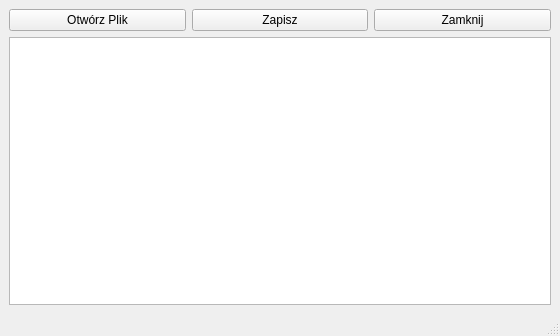
<ui version="4.0" >
 <class>notatnik</class>
 <widget class="QMainWindow" name="notatnik" >
  <property name="geometry" >
   <rect>
    <x>0</x>
    <y>0</y>
    <width>560</width>
    <height>336</height>
   </rect>
  </property>
  <property name="windowTitle" >
   <string>Notatnik</string>
  </property>
  <widget class="QWidget" name="centralwidget" >
   <layout class="QGridLayout" >
    <property name="margin" >
     <number>9</number>
    </property>
    <property name="spacing" >
     <number>6</number>
    </property>
    <item row="1" column="0" colspan="3" >
     <widget class="QTextEdit" name="editor_window" />
    </item>
    <item row="0" column="2" >
     <widget class="QPushButton" name="pushButton_2" >
      <property name="text" >
       <string>Zamknij</string>
      </property>
     </widget>
    </item>
    <item row="0" column="1" >
     <widget class="QPushButton" name="button_save" >
      <property name="text" >
       <string>Zapisz</string>
      </property>
     </widget>
    </item>
    <item row="0" column="0" >
     <widget class="QPushButton" name="button_open" >
      <property name="text" >
       <string>Otwórz Plik</string>
      </property>
     </widget>
    </item>
   </layout>
  </widget>
  <widget class="QMenuBar" name="menubar" >
   <property name="geometry" >
    <rect>
     <x>0</x>
     <y>0</y>
     <width>560</width>
     <height>26</height>
    </rect>
   </property>
  </widget>
  <widget class="QStatusBar" name="statusbar" />
 </widget>
 <resources/>
 <connections>
  <connection>
   <sender>pushButton_2</sender>
   <signal>clicked()</signal>
   <receiver>notatnik</receiver>
   <slot>close()</slot>
   <hints>
    <hint type="sourcelabel" >
     <x>322</x>
     <y>49</y>
    </hint>
    <hint type="destinationlabel" >
     <x>334</x>
     <y>29</y>
    </hint>
   </hints>
  </connection>
 </connections>
</ui>
